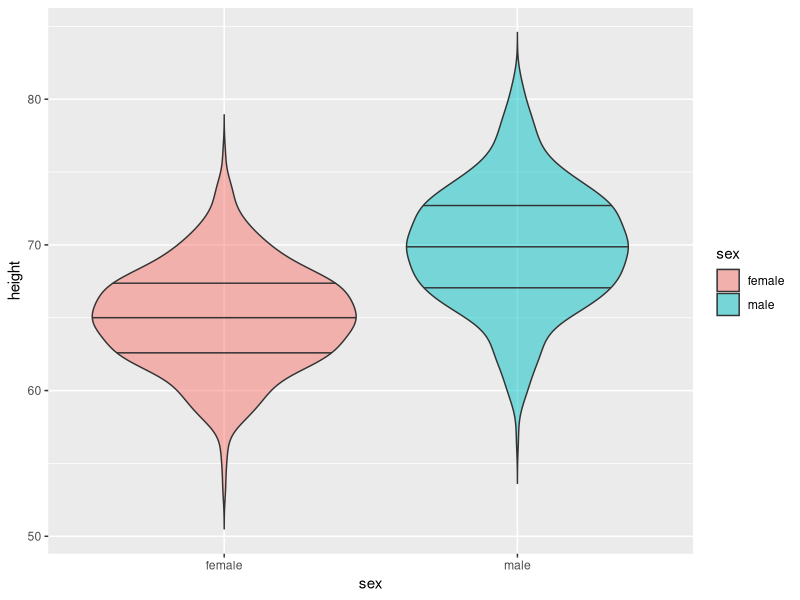
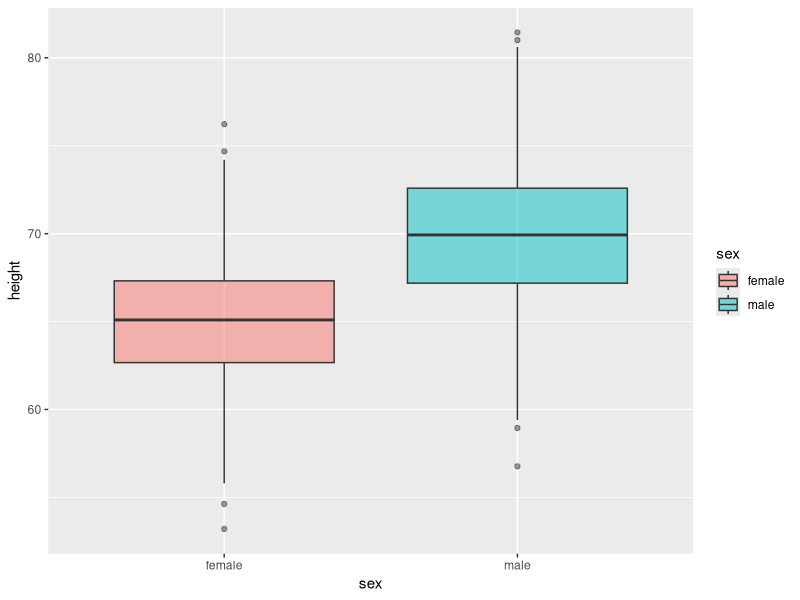
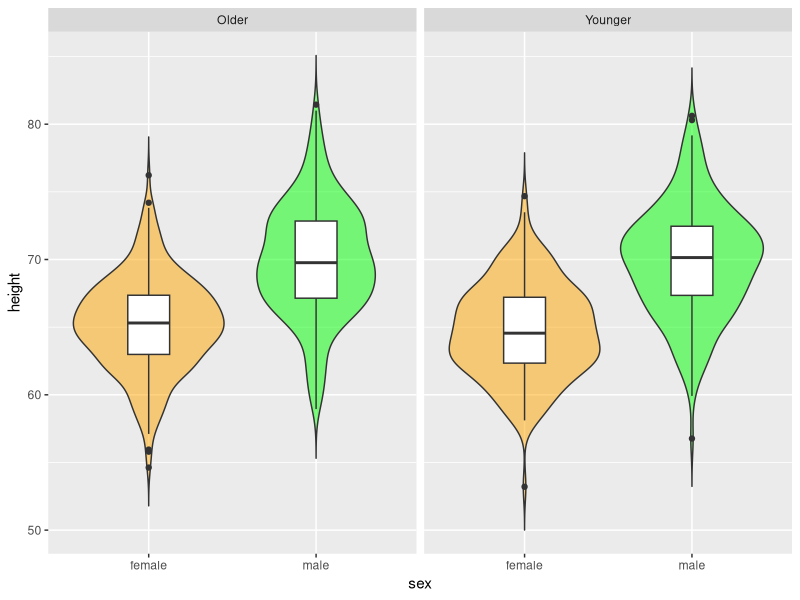
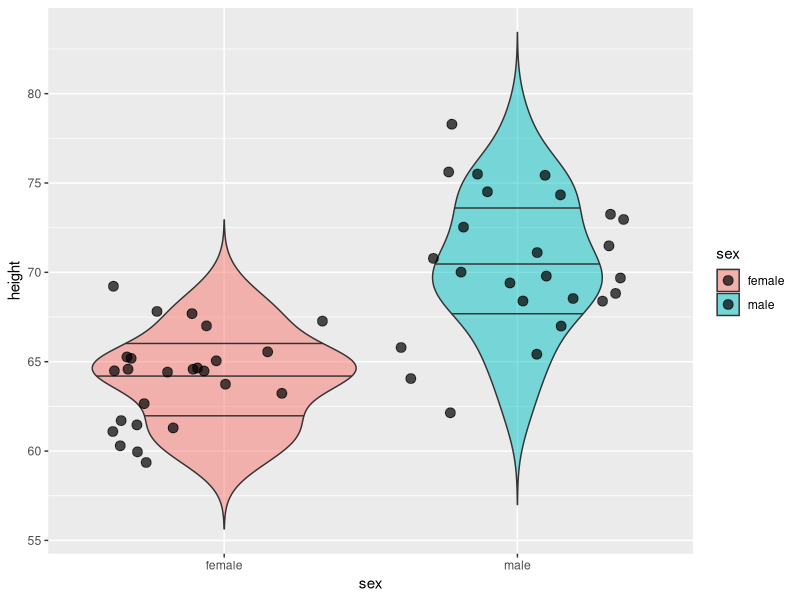
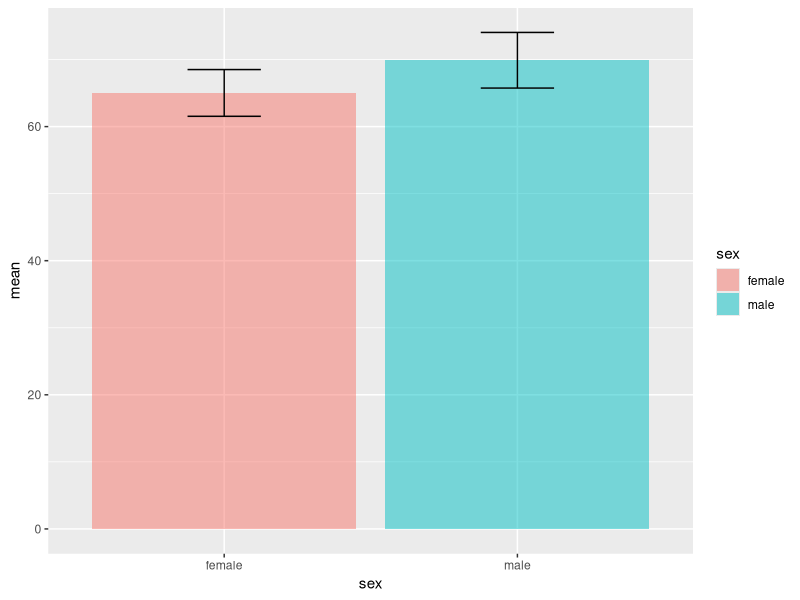
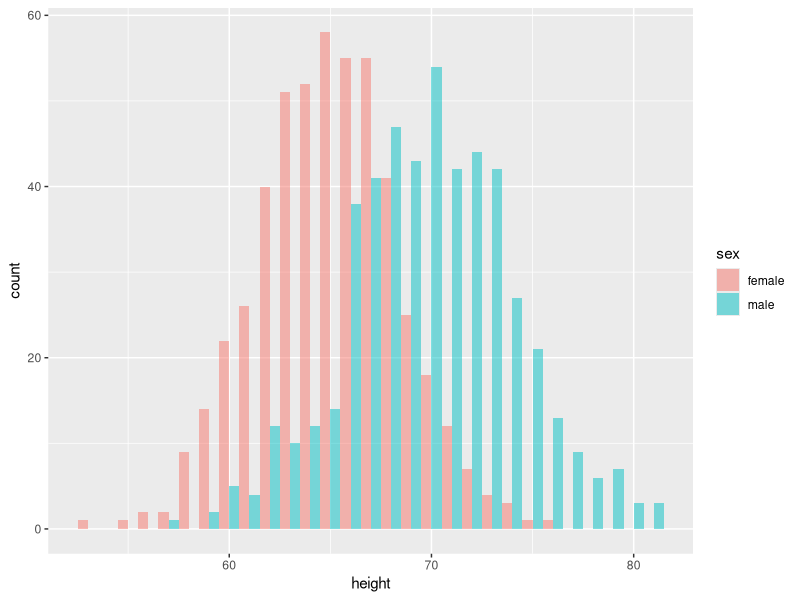
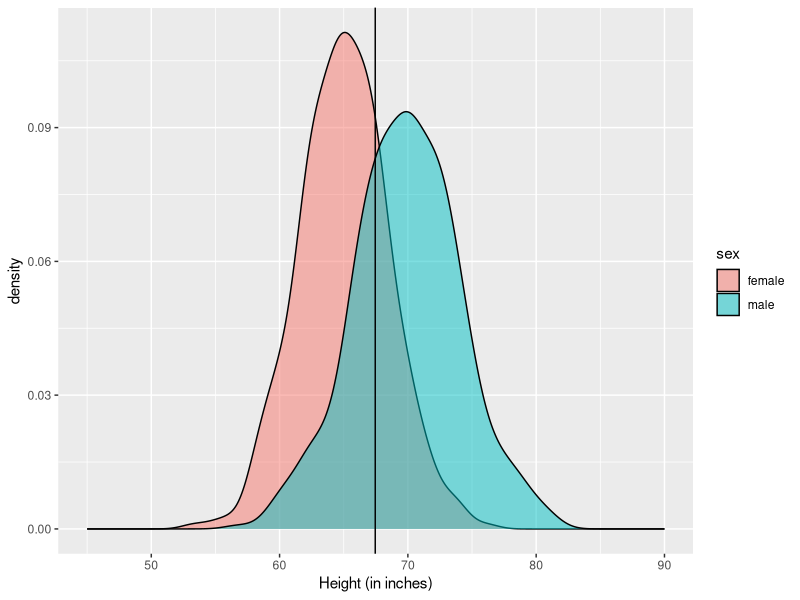
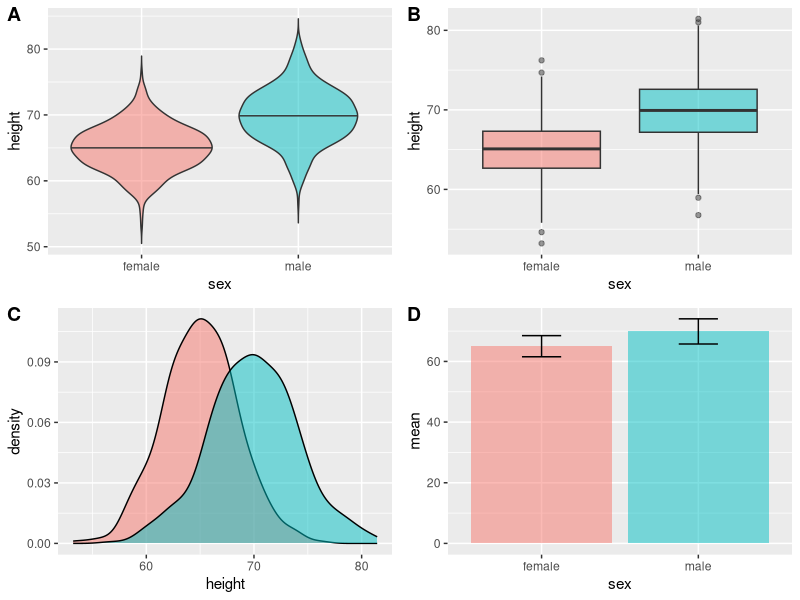

Generate these figures, in order, with R:
## ---- chunk 1
#suppress the warnings and other messages from showing in the knitted file.
knitr::opts_chunk$set(
  fig.width  = 8, 
  fig.height = 5, 
  fig.path   = 'images/02/',
  echo       = TRUE, 
  warning    = FALSE, 
  message    = FALSE
)
## ---- chunk 2

# libraries needed for these graphs
library(tidyverse)
library(viridis)

# cowplot will change the default theme of graphs, so we're loading it later
# library(cowplot) 

## ---- chunk 3

demog <- tibble(
  sex = rep(c("male", "female"), each = 500),
  height = c(rnorm(500, 70, 4), rnorm(500, 65, 3.5)),
  age = rpois(1000, 3) + 20
)

x_vs_y <- tibble(
  x = rnorm(100)
) %>%
  mutate(y = x + rnorm(100, 0, 0.5))

overlap <- tibble(
  x = rbinom(1000, 10, 0.5)
) %>%
  mutate(y = x + rbinom(1000, 20, 0.5))

## ---- chunk 4

ggplot(demog, aes(sex, height, fill=sex)) +
  geom_violin(
    trim = FALSE,
    draw_quantiles = c(0.25, 0.5, 0.75), 
    alpha = 0.5
  )

## ---- chunk 5

ggplot(demog, aes(sex, height, fill=sex)) +
  geom_boxplot(alpha = 0.5)

## ---- chunk 6

demog %>%
  mutate(agegroup = ifelse(age<median(age), "Younger", "Older")) %>%
  ggplot(aes(sex, height, fill=sex)) +
    geom_violin(trim = FALSE, alpha=0.5, show.legend = FALSE) +
    geom_boxplot(width = 0.25, fill="white") +
    facet_grid(.~agegroup) +
    scale_fill_manual(values = c("orange", "green"))

## ---- chunk 7

demog %>%
  sample_n(50) %>%
  ggplot(aes(sex, height, fill=sex)) +
  geom_violin(
    trim = FALSE,
    draw_quantiles = c(0.25, 0.5, 0.75), 
    alpha=0.5
  ) + 
  geom_point(position = "jitter", alpha = 0.7, size = 3)

## ---- chunk 8

# calculate mean and SD for each sex
demog %>%
  group_by(sex) %>%
  summarise(
    mean = mean(height),
    sd = sd(height)
  ) %>%
ggplot(aes(sex, mean, fill=sex)) +
  geom_bar(stat="identity", alpha = 0.5) +
  geom_errorbar(aes(ymin = mean - sd, ymax = mean + sd), width = 0.25)

## ---- chunk 9

ggplot(demog, aes(height, fill=sex)) +
  geom_histogram(binwidth = 1, alpha = 0.5, position = "dodge")
  
## ---- chunk 10

ggplot(demog, aes(height, fill=sex)) +
  geom_density(alpha=0.5) +
  geom_vline(xintercept = mean(demog$height)) +
  xlim(45, 90) +
  xlab("Height (in inches)")

## ---- chunk 11

library(cowplot)

my_hist <- ggplot(demog, aes(height, fill=sex)) +
  geom_histogram(
    binwidth = 1, 
    alpha = 0.5, 
    position = "dodge", 
    show.legend = FALSE
  )

my_violin <- ggplot(demog, aes(sex, height, fill=sex)) +
  geom_violin(
    trim = FALSE,
    draw_quantiles = c(0.5), 
    alpha = 0.5, 
    show.legend = FALSE
  )

my_box <- ggplot(demog, aes(sex, height, fill=sex)) +
  geom_boxplot(alpha=0.5, show.legend = FALSE)

my_density <- ggplot(demog, aes(height, fill=sex)) +
  geom_density(alpha=0.5, show.legend = FALSE)

my_bar <- demog %>%
  group_by(sex) %>%
  summarise(
    mean = mean(height),
    sd = sd(height)
  ) %>%
ggplot(aes(sex, mean, fill=sex)) +
  geom_bar(stat="identity", alpha = 0.5, show.legend = FALSE) +
  geom_errorbar(aes(ymin = mean - sd, ymax = mean + sd), width = 0.25)

plot_grid(
  my_violin, 
  my_box, 
  my_density, 
  my_bar, 
  labels = c("A", "B", "C", "D")
)

## ---- chunk 12

ggplot(x_vs_y, aes(x, y)) +
  geom_point()

## ---- chunk 13
ggplot(x_vs_y, aes(x, y)) +
  geom_smooth(method="lm")
## ---- chunk 14

ggplot(x_vs_y, aes(x, y)) +
  geom_smooth(method="lm") +
  geom_point()

## ---- chunk 15

ggplot(overlap, aes(x, y)) +
  geom_point(size = 5, alpha = .05) +
  geom_smooth(method="lm")

## ---- chunk 16

overlap %>%
  group_by(x, y) %>%
  summarise(count = n()) %>%
  ggplot(aes(x, y, color=count)) +
  geom_point(size = 5) +
  scale_color_viridis()

## ---- chunk 17

overlap %>%
  group_by(x, y) %>%
  summarise(count = n()) %>%
  ggplot(aes(x, y, size=count)) +
  geom_point(colour = "#663399")

## ---- chunk 18
# generate two sets of correlated variables (a and b)
heatmap <- tibble(
  a1 = rnorm(100),
  b1 = rnorm(100)
) %>% 
mutate(
  a2 = a1 + rnorm(100),
  a3 = a1 + rnorm(100),
  a4 = a1 + rnorm(100),
  b2 = b1 + rnorm(100),
  b3 = b1 + rnorm(100),
  b4 = b1 + rnorm(100)
) %>%
cor() %>% # create the correlation matrix
as.data.frame() %>% # make it a data frame
rownames_to_column(var = "V1") %>% # set rownames as V1
gather("V2", "r", a1:b4) # wide to long (V2)
## ---- chunk 19
ggplot(heatmap, aes(V1, V2, fill=r)) +
  geom_tile() +
  scale_fill_viridis()
## ---- chunk 20

# dog weights estimated from http://petobesityprevention.org/ideal-weight-ranges/

dogs <- tibble(
  breed = rep(c("beagle", "boxer", "bulldog"), each = 100),
  weight = c(
    rnorm(100, 24, 6),
    rnorm(100, 62.5, 12.5),
    rnorm(100, 45, 5)
  )
)

## ---- chunk 21
ggplot(dogs, aes(breed, weight)) +
  geom_violin(draw_quantiles = c(0.5))
## ---- chunk 22
ggplot(dogs, aes(breed, weight)) +
  geom_boxplot()
## ---- chunk 23
ggplot(dogs, aes(weight, fill=breed)) +
  geom_histogram(binwidth = 3, position = "dodge")
## ---- chunk 24
ggplot(dogs, aes(weight, fill=breed)) +
  geom_density(alpha = 0.5) +
  xlim(0, 110)
## ---- chunk 25
dogs %>%
  group_by(breed) %>%
  summarise(
    mean = mean(weight),
    sd = sd(weight)
  ) %>%
ggplot(aes(breed, mean, fill=breed)) +
  geom_bar(stat="identity", alpha = 0.5) +
  geom_errorbar(aes(ymin = mean - sd, ymax = mean + sd), width = 0.25)
## ---- chunk 26

disgust <- read_csv("data/disgust_scores.csv")

ggplot(disgust, aes(moral, sexual)) +
  geom_smooth() +
  labs(title = "Moral vs Sexual Disgust") +
  xlim(0, 6) + ylim(0, 6)

ggplot(disgust, aes(moral, pathogen)) +
  geom_smooth() +
  labs(title = "Moral vs Pathogen Disgust") +
  xlim(0, 6) + ylim(0, 6)

ggplot(disgust, aes(pathogen, sexual)) +
  geom_smooth() +
  labs(title = "Pathogen vs Sexual Disgust") +
  xlim(0, 6) + ylim(0, 6)
  
## ---- chunk 27
read_csv("data/disgust_cors.csv") %>%
  ggplot(aes(V1, V2, fill=r)) +
  geom_tile() +
  scale_fill_viridis() +
  theme(axis.text.x = element_text(angle=90, hjust=1))
